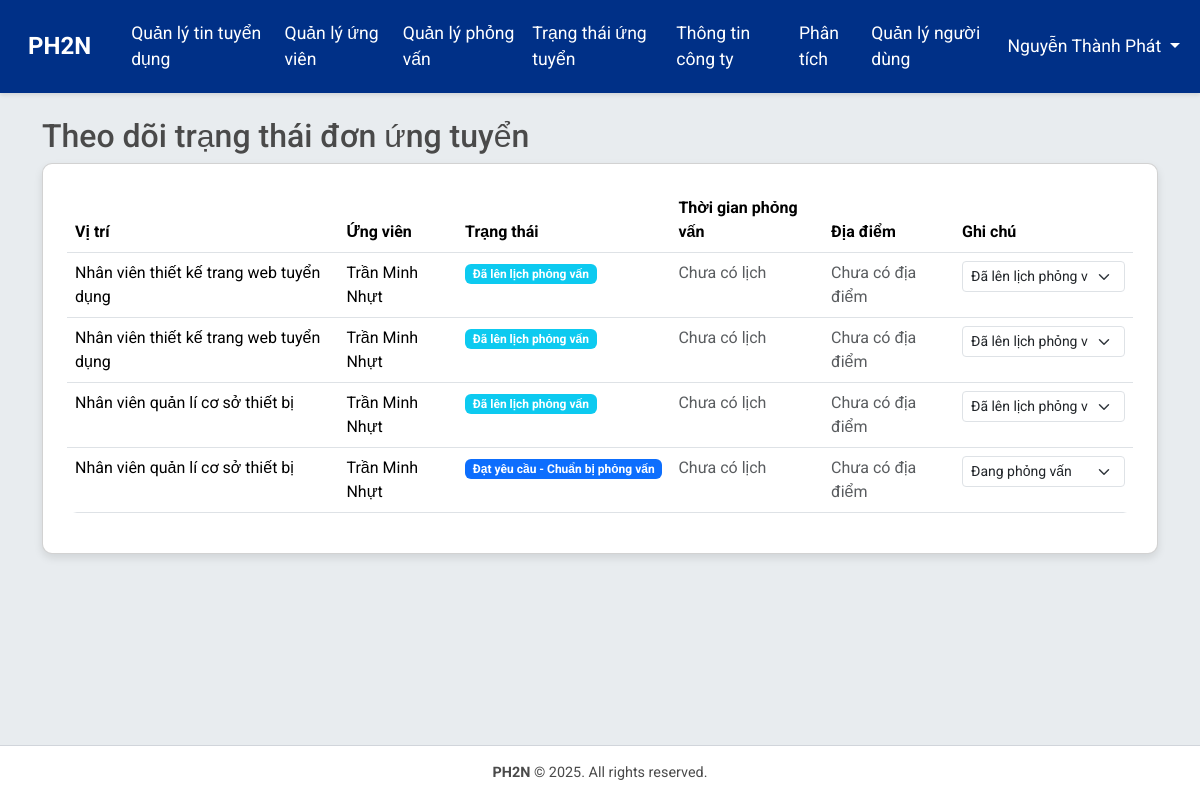
The page /jobs/application_status/ (signed in) on the database as committed earlier.
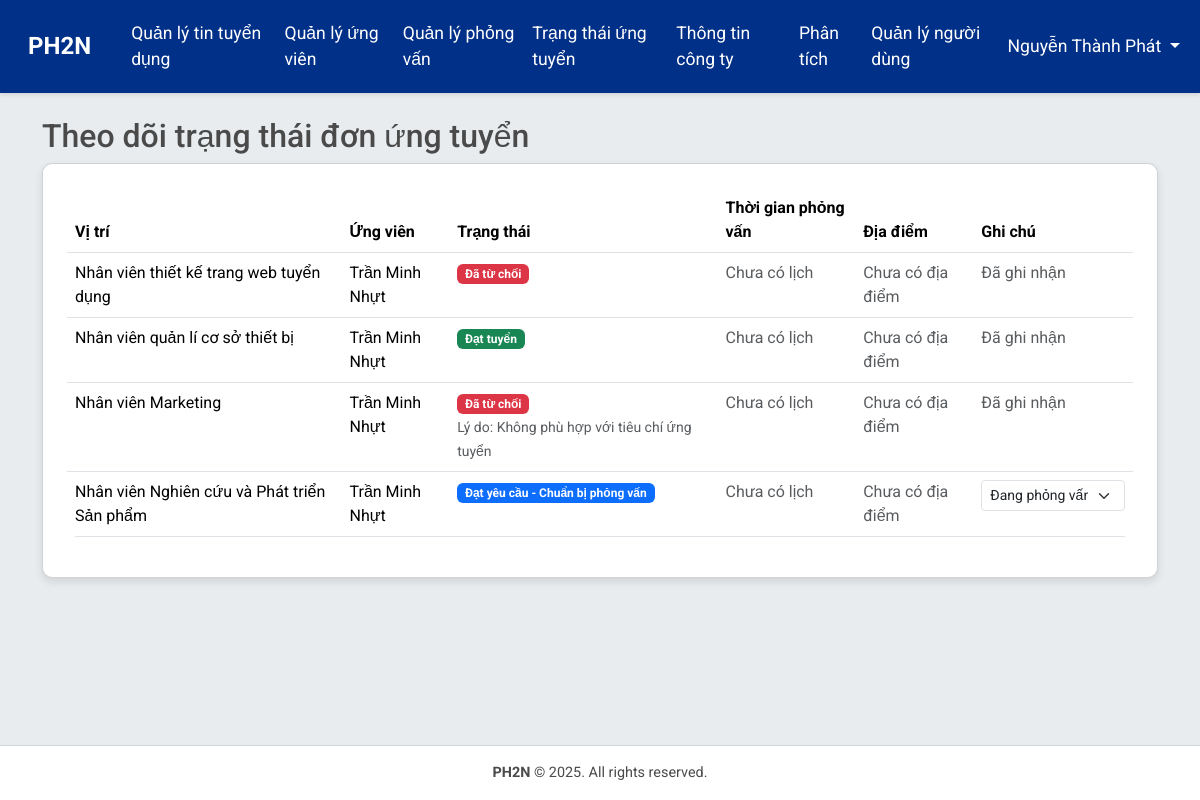
The same page on the database as committed later.
### accounts/models.py (models this page shows, shortened)
class CustomUser(AbstractBaseUser, PermissionsMixin):
    ROLE_CHOICES = [
        ('hr', 'HR'),
        ('applicant', 'Applicant'),
        ('director', 'Director'),
        ('department', 'Department'),
    ]
    email = models.EmailField(unique=True)
    full_name = models.CharField(max_length=255)
    role = models.CharField(max_length=20, choices=ROLE_CHOICES, default='applicant')
    department = models.CharField(max_length=100, blank=True, help_text="Department or division within the company")
    department = models.CharField(max_length=100, choices=DEPARTMENTS, blank=True, default='', help_text="Phòng ban trong công ty")
    phone_number = models.CharField(max_length=15, blank=True)
    address = models.TextField(blank=True)
    is_active = models.BooleanField(default=True)
    is_staff = models.BooleanField(default=False)
    is_interviewer = models.BooleanField(default=False, help_text="Xác định người dùng có thể làm người phỏng vấn")  # Thêm trường này
    objects = CustomUserManager()
    USERNAME_FIELD = 'email'
    REQUIRED_FIELDS = ['full_name']

### jobs/models.py (models this page shows, shortened)
class Application(models.Model):
    job = models.ForeignKey(JobPosting, on_delete=models.CASCADE)
    user = models.ForeignKey(CustomUser, on_delete=models.CASCADE)
    cv = models.FileField(upload_to='cvs/')
    status = models.CharField(max_length=20, choices=[
        ('pending', 'Pending'),
        ('accepted', 'Accepted'),
        ('rejected', 'Rejected'),
    ], default='pending')
    applied_at = models.DateTimeField(auto_now_add=True)
    rejection_reason = models.TextField(blank=True, null=True)  # Thêm trường này

class JobPosting(models.Model):
    title = models.CharField(max_length=255)
    department = models.CharField(max_length=100)
    description = models.TextField()
    is_active = models.BooleanField(default=True)
    created_by = models.ForeignKey(CustomUser, on_delete=models.CASCADE)
    created_at = models.DateTimeField(auto_now_add=True)

### jobs/views.py (the view)
# urls.py: path('application_status/', views.application_status, name='application_status'),
@login_required
def application_status(request):
    if request.user.role == 'applicant':
        applications = Application.objects.filter(user=request.user)
    elif request.user.role == 'department':
        applications = Application.objects.filter(
            job__department=request.user.role,
            status__in=['approved', 'passed', 'rejected']  # hoặc status != 'pending'
        )
    elif request.user.role == 'hr':
        applications = Application.objects.all()
    else:
        messages.error(request, 'Bạn không có quyền truy cập vào mục này.')
        return redirect('jobs:job_list')
    return render(request, 'hr/application_status.html', {'applications': applications})

### templates/hr/application_status.html (shortened to what this page needs)
{% extends 'base.html' %}
{% load django_bootstrap5 %}
{% block content %}
<h2>Theo dõi trạng thái đơn ứng tuyển</h2>
<div class="card p-4">
  {% if applications %}
    <table class="table">
      <thead>
        <tr>
          <th>Vị trí</th>
          {% if user.role == 'hr' or user.role == 'department' %}
            <th>Ứng viên</th>
          {% endif %}
          <th>Trạng thái</th>
          <th>Thời gian phỏng vấn</th>
          <th>Địa điểm</th>
          {% if user.role == 'hr' %}
            <th>Ghi chú</th>
          {% endif %}
        </tr>
      </thead>
      <tbody>
        {% for app in applications %}
        <tr>
          <td>{{ app.job.title }}</td>
          {% if user.role == 'hr' or user.role == 'department' %}
            <td>{{ app.user.full_name }}</td>
          {% endif %}
          <td>
            {% if app.status == 'pending' %}
              <span class="badge bg-warning text-dark">Chờ duyệt</span>
            {% elif app.status == 'approved' %}
              <span class="badge text-bg-primary">Đạt yêu cầu - Chuẩn bị phỏng vấn</span>
            {% elif app.status == 'scheduled' %}
              <span class="badge bg-info">Đã lên lịch phỏng vấn</span>
            {% elif app.status == 'passed' %}
              <span class="badge bg-success">Đạt tuyển</span>
            {% elif app.status == 'rejected' %}
              <span class="badge bg-danger">Đã từ chối</span>
            {% else %}
              <span>{{ app.status }}</span>
            {% endif %}
            {% if user.role == 'hr' and app.status == 'rejected' and app.rejection_reason %}
              <br><small class="text-muted">Lý do: {{ app.rejection_reason }}</small>
            {% endif %}
          </td>
          <td>
            {% if app.interview_schedule %}
              {{ app.interview_schedule.scheduled_time|date:"d/m/Y H:i" }}
            {% else %}
              <span class="text-muted">Chưa có lịch</span>
            {% endif %}
          </td>
          <td>
            {% if app.interview_schedule %}
              {{ app.interview_schedule.location }}
            {% else %}
              <span class="text-muted">Chưa có địa điểm</span>
            {% endif %}
          </td>
          {% if user.role == 'hr' %}
          <td>
            {% if app.status in 'pending,approved,scheduled' %}
              <form method="post" action="{% url 'hr:update_application_status' app.id %}" onsubmit="return confirm('Bạn có chắc muốn cập nhật trạng thái này?');">
                <select name="status" class="form-select form-select-sm" onchange="this.form.submit()">
                  <option value="approved" {% if app.status == 'approved' %}selected{% endif %}>Đang phỏng vấn</option>
                  <option value="scheduled" {% if app.status == 'scheduled' %}selected{% endif %}>Đã lên lịch phỏng vấn</option>
                </select>
              </form>
            {% else %}
              <span class="text-muted">Đã ghi nhận</span>
            {% endif %}
          </td>
          {% endif %}
        </tr>
        {% endfor %}
      </tbody>
    </table>
  {% else %}
    <p>Không có đơn ứng tuyển nào.</p>
  {% endif %}
</div>
{% endblock %}

### templates/base.html (shortened to what this page needs)
{% load django_bootstrap5 %}
{% load static %}
<!DOCTYPE html>
<html lang="vi">
<head>
    {% bootstrap_css %}
    <link rel="stylesheet" href="{% static 'css/style.css' %}">
</head>
<body>
    <nav class="navbar navbar-expand-lg navbar-dark">
        <div class="container-fluid">
            <a class="navbar-brand" href="{% url 'jobs:job_list' %}">PH2N</a>
            <div class="collapse navbar-collapse" id="navbarNav">
                <ul class="navbar-nav me-auto">
                    {% if user.is_authenticated %}
                        {% if user.role == 'hr' %}
                            <li class="nav-item">
                                <a class="nav-link" href="{% url 'hr:manage_job_postings' %}">Quản lý tin tuyển dụng</a>
                            </li>
                            <li class="nav-item">
                                <a class="nav-link" href="{% url 'hr:manage_applications' %}">Quản lý ứng viên</a>
                            </li>
                            <li class="nav-item">
                                <a class="nav-link" href="{% url 'hr:manage_interviews' %}">Quản lý phỏng vấn</a>
                            </li>
                            <li class="nav-item">
                                <a class="nav-link" href="{% url 'hr:application_status' %}">Trạng thái ứng tuyển</a>
                            </li>
                            <li class="nav-item">
                                <a class="nav-link" href="{% url 'hr:manage_company_info' %}">Thông tin công ty</a>
                            </li>
                            <li class="nav-item">
                                <a class="nav-link" href="{% url 'hr:recruitment_analytics' %}">Phân tích</a>
                            </li>
                            <li class="nav-item">
                                <a class="nav-link" href="{% url 'accounts:user_management' %}">Quản lý người dùng</a>
                            </li>
                        {% endif %}
                    {% endif %}
                </ul>
                <ul class="navbar-nav">
                    {% if user.is_authenticated %}
                        <li class="nav-item dropdown">
                        <a class="nav-link dropdown-toggle" href="#" id="userDropdown" role="button"
                            data-bs-toggle="dropdown" aria-expanded="false">
                            {{ user.full_name }}
                        </a>
                        </li>
                    {% endif %}
                </ul>
            </div>
        </div>
    </nav>
    <div class="content-wrapper">
        <div class="container mt-4">
            {% block content %}
            {% endblock %}
        </div>
    </div>
    <footer class="footer">
        <div class="container">
            <p><strong>PH2N</strong> © 2025. All rights reserved.</p>
        </div>
    </footer>
</body>
</html>

### static/css/style.css (style rules this page uses)
body { font-family: 'Roboto', sans-serif; background-color: #E8ECEF; margin: 0; display: flex; flex-direction: column; min-height: 100vh; }
.content-wrapper { flex: 1; }
.navbar { background-color: #003087; box-shadow: 0 2px 4px rgba(0,0,0,0.1); }
.navbar-brand { font-weight: bold; font-size: 1.5rem; padding: 0.5rem 1rem; }
.nav-link { font-size: 1.1rem; padding: 0.75rem 1.25rem; color: #FFFFFF !important; transition: all 0.2s; }
.card { border-radius: 10px; box-shadow: 0 4px 8px rgba(0,0,0,0.1); transition: transform 0.2s; }
.table { background-color: #FFFFFF; border-radius: 10px; overflow: hidden; }
.footer { background-color: #FFFFFF; border-top: 1px solid #D1D5DB; padding: 1rem 0; text-align: center; font-size: 0.9rem; color: #4A4A4A; margin-top: auto; position: relative; }
.footer p { margin: 0; }
h2, h3, h5 { color: #4A4A4A; }

Rows that differ between the two databases and show on the page:
removed Application: job "Nhân viên thiết kế trang web tuyển dụng", user.full_name "Trần Minh Nhựt", shows "Đã lên lịch phỏng vấn", status "Đã lên lịch phỏng vấn"
removed Application: job "Nhân viên quản lí cơ sở thiết bị", user.full_name "Trần Minh Nhựt", shows "Đã lên lịch phỏng vấn", status "Đã lên lịch phỏng vấn"
changed Application "Nhân viên thiết kế trang web tuyển dụng": status "Đã lên lịch phỏng vấn" → (not shown); status "Đã lên lịch phỏng vấn" → "Đã từ chối Đã ghi nhận"
changed Application "Nhân viên quản lí cơ sở thiết bị": status "Đang phỏng vấn" → (not shown); status "Đạt yêu cầu - Chuẩn bị phỏng vấn" → "Đạt tuyển Đã ghi nhận"
added Application: job "Nhân viên Marketing", user.full_name "Trần Minh Nhựt", status "Đã từ chối", rejection_reason "Không phù hợp với tiêu chí ứng tuyển"
added Application: job "Nhân viên Nghiên cứu và Phát triển Sản phẩm", user.full_name "Trần Minh Nhựt", shows "Đạt yêu cầu - Chuẩn bị phỏng vấn", status "Đang phỏng vấn"
